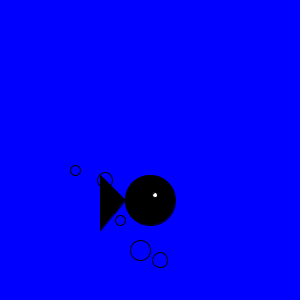
Frame 1 (no input)
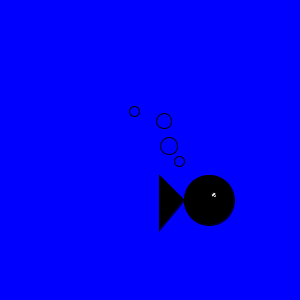
Frame 60 (the mouse pressed at the canvas centre just before this capture)
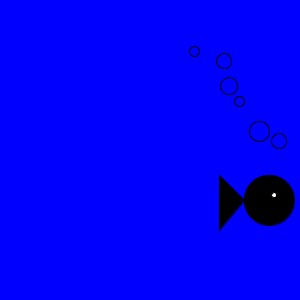
Frame 120 (the mouse held since frame 60 and released just before this capture)

The Processing sketch that drew these frames (run headless with seeded random() and noise(); from frame 60 on, the mouse is pressed at the canvas centre):

// Processing sketch: processing_35329
// ── processing_35329.pde

void setup(){
  size(300,300);
}

int x = 50;
int y = 100;

void draw(){
  background(0,0,255);

//Fish

fill(0,0,0);
ellipse(x+100,200,50,50);
triangle(x+75,200,x+50,230,x+50,175);
fill(255);
ellipse(x+105,195,5,5); 


//Bubbles
noFill();
ellipse(x+25,y+70,10,10);
ellipse(x+55,y+80,15,15);
ellipse(x+60,y+105,17,17);
ellipse(x+70,y+120,10,10);
ellipse(x+90,y+150,20,20);
ellipse(x+110,y+160,15,15);
  
x++;
y--;
  
}
